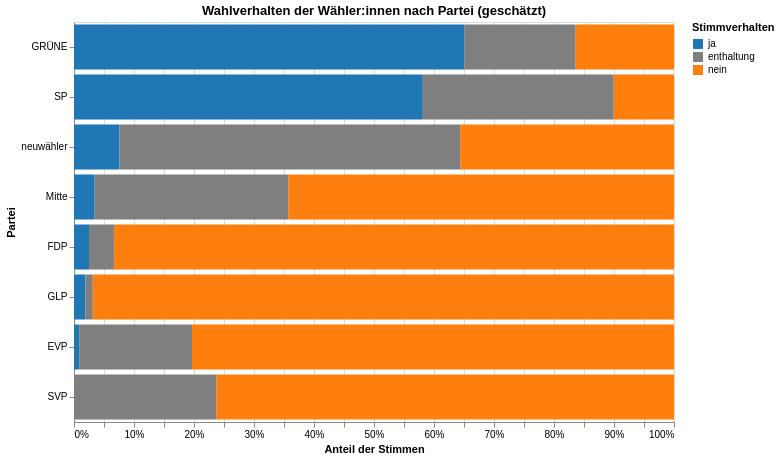

Notebook code for this chart:
### Code cell
chart = alt.Chart(df_chart).mark_bar().encode(
    x=alt.X('sum(value):Q', 
            stack='normalize', 
            title='Anteil der Stimmen'),
    y=alt.Y('partei:N', 
            title='Partei',
            sort=party_order),
    color=alt.Color('variable:N', 
                   title='Stimmverhalten',
                   scale=alt.Scale(
                       domain=['ja', 'enthaltung', 'nein'],
                       range=['#1f77b4', '#7f7f7f', '#ff7f0e']  # blue, grey, orange
                   )),
    tooltip=[
        alt.Tooltip('partei', title='Partei'),
        alt.Tooltip('variable', title='Stimmverhalten'),
    ],
    order=alt.Order('variable_order:O')
).transform_calculate(
    # Create an order field for proper stacking
    variable_order='if(datum.variable == "ja", 1, if(datum.variable == "enthaltung", 2, 3))',
    # Format numbers with thousand separators
    value_formatted='format(datum.value, ",.0f")',
    # Calculate and format percentage
    percentage_formatted='format(datum.value / datum.total_party, ".1%")'
).properties(
    width=600,
    height=400,
    title='Wahlverhalten der Wähler:innen nach Partei (geschätzt)'
)

chart

### Figure 1 — Vega-Lite specification as saved in the notebook (floating-point values rounded to 4 significant figures)
{"config": {"view": {"continuousWidth": 300, "continuousHeight": 300}}, "data": {"name": "data-0b60f3524fd53af39a27e008477fe5c8"}, "mark": {"type": "bar"}, "encoding": {"color": {"field": "variable", "scale": {"domain": ["ja", "enthaltung", "nein"], "range": ["#1f77b4", "#7f7f7f", "#ff7f0e"]}, "title": "Stimmverhalten", "type": "nominal"}, "order": {"field": "variable_order", "type": "ordinal"}, "tooltip": [{"field": "partei", "title": "Partei", "type": "nominal"}, {"field": "variable", "title": "Stimmverhalten", "type": "nominal"}], "x": {"aggregate": "sum", "field": "value", "stack": "normalize", "title": "Anteil der Stimmen", "type": "quantitative"}, "y": {"field": "partei", "sort": ["GRÜNE", "SP", "neuwähler", "Mitte", "FDP", "GLP", "EVP", "SVP"], "title": "Partei", "type": "nominal"}}, "height": 400, "title": "Wahlverhalten der Wähler:innen nach Partei (geschätzt)", "transform": [{"calculate": "if(datum.variable == \"ja\", 1, if(datum.variable == \"enthaltung\", 2, 3))", "as": "variable_order"}, {"calculate": "format(datum.value, \",.0f\")", "as": "value_formatted"}, {"calculate": "format(datum.value / datum.total_party, \".1%\")", "as": "percentage_formatted"}], "width": 600, "$schema": "https://vega.github.io/schema/vega-lite/v5.20.1.json", "datasets": {"data-0b60f3524fd53af39a27e008477fe5c8": [{"partei": "FDP", "variable": "ja", "value": 9009}, {"partei": "SP", "variable": "ja", "value": 271396}, {"partei": "SVP", "variable": "ja", "value": 196}, {"partei": "EVP", "variable": "ja", "value": 429}, {"partei": "GRÜNE", "variable": "ja", "value": 161177}, {"partei": "GLP", "variable": "ja", "value": 3649}, {"partei": "Mitte", "variable": "ja", "value": 12493}, {"partei": "neuwähler", "variable": "ja", "value": 6124}, {"partei": "FDP", "variable": "nein", "value": 335742}, {"partei": "SP", "variable": "nein", "value": 46973}, {"partei": "SVP", "variable": "nein", "value": 548294}, {"partei": "EVP", "variable": "nein", "value": 40118}, {"partei": "GRÜNE", "variable": "nein", "value": 40643}, {"partei": "GLP", "variable": "nein", "value": 186605}, {"partei": "Mitte", "variable": "nein", "value": 233097}, {"partei": "neuwähler", "variable": "nein", "value": 28840}, {"partei": "FDP", "variable": "enthaltung", "value": 14916}, {"partei": "SP", "variable": "enthaltung", "value": 148486}, {"partei": "SVP", "variable": "enthaltung", "value": 170280}, {"partei": "EVP", "variable": "enthaltung", "value": 9390}, {"partei": "GRÜNE", "variable": "enthaltung", "value": 45881}, {"partei": "GLP", "variable": "enthaltung", "value": 2349}, {"partei": "Mitte", "variable": "enthaltung", "value": 116992}, {"partei": "neuwähler", "variable": "enthaltung", "value": 45958}]}}
